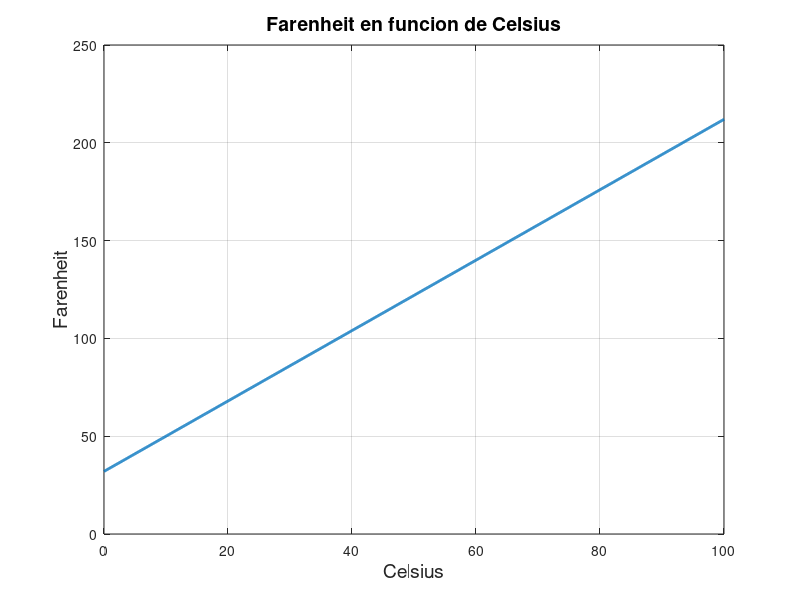
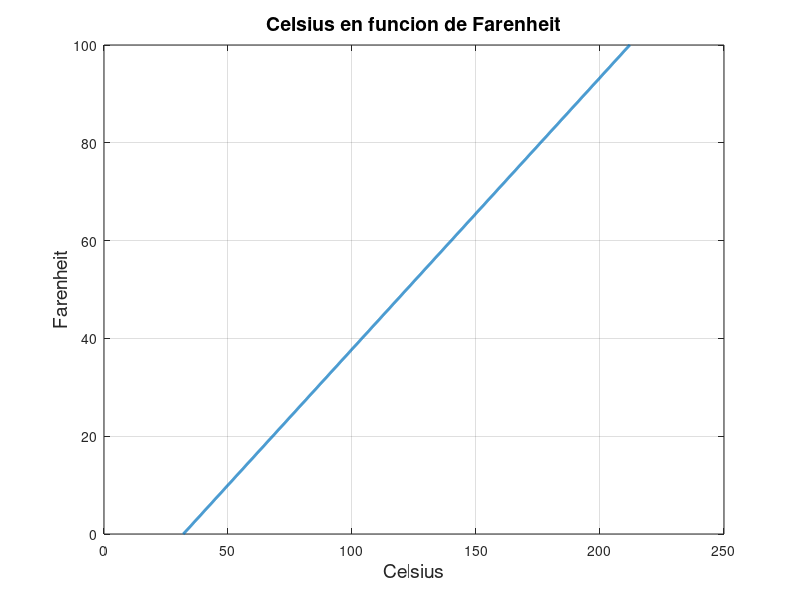

Source code (MATLAB) for these figures, in order:
% Capacitate en Octave - 2019 - FCAI-UNCuyo
% https://introoctave.github.io/capacitoctave
% Jornadas de Investigación y Enseñanza de las Ciencias Experimentales (JEICE)
%
% Trabajo Practico 3

%%Farenheit en funcion de Celsius
C=0:0.1:100;
F=1.8*C+32;

%%Celsius en funcion de Farenheit
f=32:0.1:212;
c=(f-32)/1.8;



figure(1)
plot(C,F,'linewidth',2)
title('Farenheit en funcion de Celsius','fontsize',14)       
xlabel('Celsius','fontsize',14)
ylabel('Farenheit','fontsize',14)
grid on

figure(2)
plot(f,c,'linewidth',2)
title('Celsius en funcion de Farenheit','fontsize',14)       
xlabel('Celsius','fontsize',14)
ylabel('Farenheit','fontsize',14)
grid on

